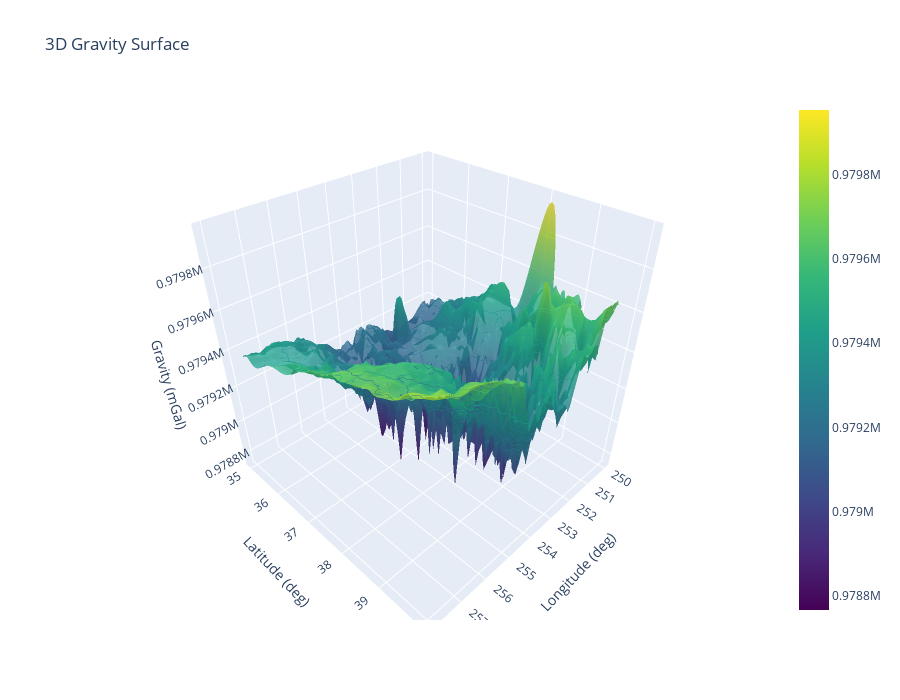

The notebook cell saved with this chart:
### Code cell
import plotly.graph_objects as go
import numpy as np
from scipy.interpolate import griddata

# Ваши данные
longitudes = df['longitude(deg)']
latitudes = df['latitude(deg)']
heights = df['gravity(mGal)']

# Интерполяция
grid_x, grid_y = np.mgrid[
    min(longitudes):max(longitudes):100j,
    min(latitudes):max(latitudes):100j
]
grid_z = griddata(
    (longitudes, latitudes), heights, (grid_x, grid_y), method='cubic'
)

# Создаем 3D-поверхность
fig = go.Figure(data=[go.Surface(
    x=grid_x, y=grid_y, z=grid_z,
    colorscale='Viridis',
    opacity=0.8,
    contours_z=dict(show=True, usecolormap=True))
])

# Настройки макета
fig.update_layout(
    title='3D Gravity Surface',
    scene=dict(
        xaxis_title='Longitude (deg)',
        yaxis_title='Latitude (deg)',
        zaxis_title='Gravity (mGal)',
    ),
    autosize=False,
    width=900,
    height=700,
)

fig.show()

### Figure 1 — Plotly figure (JSON) as saved in the notebook; plotly's stock layout.template omitted (floating-point values rounded to 4 significant figures; data arrays with more than 128 entries replaced by an {"elided": "..."} marker saying what was removed)
{"data": [{"colorscale": [[0, "#440154"], [0.1111, "#482878"], [0.2222, "#3e4989"], [0.3333, "#31688e"], [0.4444, "#26828e"], [0.5556, "#1f9e89"], [0.6667, "#35b779"], [0.7778, "#6ece58"], [0.8889, "#b5de2b"], [1, "#fde725"]], "contours": {"z": {"show": true, "usecolormap": true}}, "opacity": 0.8, "type": "surface", "x": {"elided": "100x100 float values"}, "y": {"elided": "100x100 float values"}, "z": {"elided": "100x100 float values"}}], "layout": {"autosize": false, "height": 700, "scene": {"xaxis": {"title": {"text": "Longitude (deg)"}}, "yaxis": {"title": {"text": "Latitude (deg)"}}, "zaxis": {"title": {"text": "Gravity (mGal)"}}}, "title": {"text": "3D Gravity Surface"}, "width": 900}}
